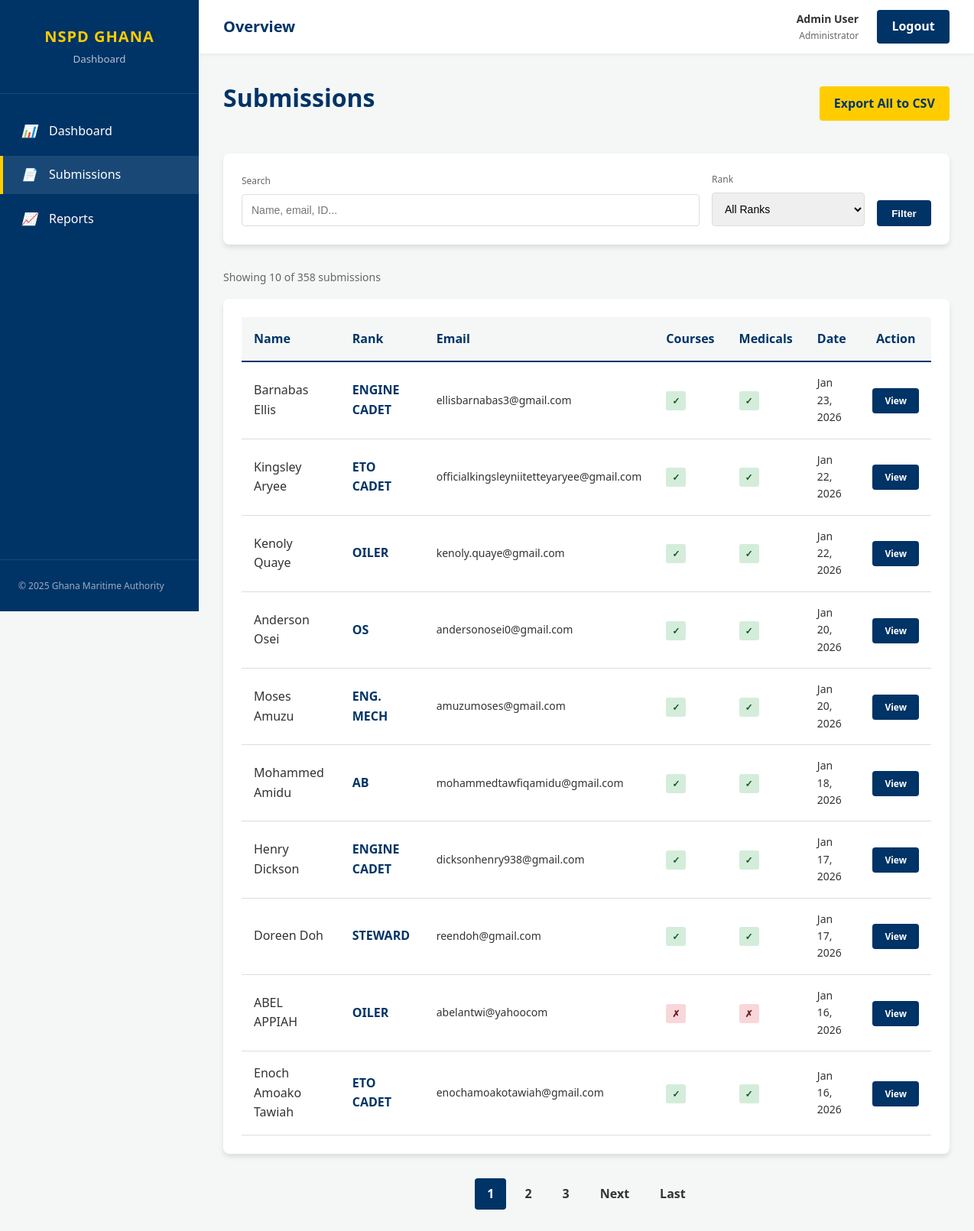
The app's page /submissions.php (signed in) with its own data.
### tables this page shows
CREATE TABLE IF NOT EXISTS `applications` (
  `id` int NOT NULL AUTO_INCREMENT,
  `submitted_at` datetime NOT NULL,
  `surname` varchar(100) NOT NULL,
  `first_name` varchar(100) NOT NULL,
  `other_names` varchar(100) DEFAULT NULL,
  `short_courses_rmu` enum('Yes','No') NOT NULL,
  `familiarisation_isps_gma` enum('Yes','No') NOT NULL,
  `position_rank` varchar(100) NOT NULL,
  `telephone` varchar(100) NOT NULL,
  `email` varchar(150) NOT NULL,
  `attachment` text,
  `sea_experience` text,
  `total_sea_experience_years` decimal(4,1) DEFAULT NULL,
  `last_ship_type` varchar(150) DEFAULT NULL,
  `medicals` text,
  `created_at` timestamp NULL DEFAULT CURRENT_TIMESTAMP,
  PRIMARY KEY (`id`)
);

### includes/auth.php (called while the page is built, shortened)
<?php
function is_logged_in() {
    return isset($_SESSION['user_id']) && isset($_SESSION['username']);
}
function get_auth_user() {
    return [
        'id' => $_SESSION['user_id'],
        'username' => $_SESSION['username'],
        'full_name' => $_SESSION['full_name'] ?? 'User',
        'role' => $_SESSION['role'] ?? 'Viewer',
        'email' => $_SESSION['email'] ?? ''
    ];
}
?>

### submissions.php (the view, shortened to what this page needs)
<?php
require_once 'includes/auth.php';
$pdo = get_db_connection();
$page = isset($_GET['page']) ? max(1, (int)$_GET['page']) : 1;
$search = isset($_GET['search']) ? trim($_GET['search']) : '';
$rank_filter = isset($_GET['rank']) ? trim($_GET['rank']) : '';
$per_page = 10;
$where = [];
$params = [];
$where_clause = $where ? "WHERE " . implode(" AND ", $where) : "";
$count_query = "SELECT COUNT(*) as total FROM applications $where_clause";
$count_stmt = $pdo->prepare($count_query);
$count_stmt->execute($params);
$total = $count_stmt->fetch(PDO::FETCH_ASSOC)['total'];
$total_pages = ceil($total / $per_page);
$offset = ($page - 1) * $per_page;
$query = "SELECT id, surname, first_name, position_rank, email, submitted_at, short_courses_rmu, medicals FROM applications $where_clause ORDER BY submitted_at DESC LIMIT $per_page OFFSET $offset";
$stmt = $pdo->prepare($query);
$stmt->execute($params);
$applications = $stmt->fetchAll(PDO::FETCH_ASSOC);
?>
<!DOCTYPE html>
<html lang="en">
<head>
    <link rel="stylesheet" href="public/css/style.css">
</head>
<body>
<div class="app-container">
    <?php include 'includes/sidebar.php'; ?>
    <main class="main-content">
        <?php include 'includes/header.php'; ?>
        <div class="content-body">
            <div style="display: flex; justify-content: space-between; align-items: center; margin-bottom: 2rem;">
                <h1>Submissions</h1>
                <a href="api/export-all-csv.php?search=<?php echo urlencode($search); ?>&rank=<?php echo urlencode($rank_filter); ?>" class="btn btn-accent" target="_blank">Export All to CSV</a>
            </div>
            <div class="card" style="margin-bottom: 2rem; padding: 1.5rem;">
                <form method="GET" style="display: flex; gap: 1rem; align-items: flex-end; flex-wrap: wrap;">
                    <div style="flex: 1; min-width: 200px;">
                        <label style="display: block; font-size: 0.75rem; color: var(--text-muted); margin-bottom: 0.5rem;">Search</label>
                        <input type="text" name="search" value="<?php echo htmlspecialchars($search); ?>" placeholder="Name, email, ID..." style="width: 100%; padding: 0.75rem; border: 1px solid #ddd; border-radius: 4px; font-size: 0.875rem;">
                    </div>
                    <div style="flex: 0 0 200px;">
                        <label style="display: block; font-size: 0.75rem; color: var(--text-muted); margin-bottom: 0.5rem;">Rank</label>
                        <select name="rank" style="width: 100%; padding: 0.75rem; border: 1px solid #ddd; border-radius: 4px; font-size: 0.875rem;">
                            <option value="">All Ranks</option>
                        </select>
                    </div>
                    <button type="submit" class="btn btn-primary">Filter</button>
                </form>
            </div>
            <div style="margin-bottom: 1rem; font-size: 0.875rem; color: var(--text-muted);">
                Showing <?php echo count($applications); ?> of <?php echo $total; ?> submissions
            </div>
            <div class="card">
                <table class="submissions-table" style="width: 100%; border-collapse: collapse;">
                    <thead>
                        <tr style="border-bottom: 2px solid var(--primary-blue);">
                            <th style="padding: 1rem; text-align: left; font-weight: 600;">Name</th>
                            <th style="padding: 1rem; text-align: left; font-weight: 600;">Rank</th>
                            <th style="padding: 1rem; text-align: left; font-weight: 600;">Email</th>
                            <th style="padding: 1rem; text-align: left; font-weight: 600;">Courses</th>
                            <th style="padding: 1rem; text-align: left; font-weight: 600;">Medicals</th>
                            <th style="padding: 1rem; text-align: left; font-weight: 600;">Date</th>
                            <th style="padding: 1rem; text-align: center; font-weight: 600;">Action</th>
                        </tr>
                    </thead>
                    <tbody>
                        <?php if (count($applications) > 0): ?>
                            <?php foreach ($applications as $app): ?>
                            <tr style="border-bottom: 1px solid #eee; hover: background-color: #f9f9f9;">
                                <td style="padding: 1rem;"><?php echo htmlspecialchars($app['first_name'] . ' ' . $app['surname']); ?></td>
                                <td style="padding: 1rem;"><strong style="color: var(--primary-blue);"><?php echo htmlspecialchars($app['position_rank']); ?></strong></td>
                                <td style="padding: 1rem; font-size: 0.875rem;"><?php echo htmlspecialchars($app['email']); ?></td>
                                <td style="padding: 1rem;">
                                    <?php if ($app['short_courses_rmu'] === 'Yes'): ?>
                                    <span style="padding: 0.25rem 0.5rem; background: #d4edda; color: #155724; border-radius: 3px; font-size: 0.75rem; font-weight: 600;">✓</span>
                                    <?php else: ?>
                                    <span style="padding: 0.25rem 0.5rem; background: #f8d7da; color: #721c24; border-radius: 3px; font-size: 0.75rem; font-weight: 600;">✗</span>
                                    <?php endif; ?>
                                </td>
                                <td style="padding: 1rem;">
                                    <?php if ($app['medicals'] === 'Yes'): ?>
                                    <span style="padding: 0.25rem 0.5rem; background: #d4edda; color: #155724; border-radius: 3px; font-size: 0.75rem; font-weight: 600;">✓</span>
                                    <?php else: ?>
                                    <span style="padding: 0.25rem 0.5rem; background: #f8d7da; color: #721c24; border-radius: 3px; font-size: 0.75rem; font-weight: 600;">✗</span>
                                    <?php endif; ?>
                                </td>
                                <td style="padding: 1rem; font-size: 0.875rem;"><?php echo date('M d, Y', strtotime($app['submitted_at'])); ?></td>
                                <td style="padding: 1rem; text-align: center;">
                                    <a href="view-submission.php?id=<?php echo $app['id']; ?>" class="btn" style="padding: 0.5rem 1rem; background: var(--primary-blue); color: white; text-decoration: none; border-radius: 4px; font-size: 0.75rem;">View</a>
                                </td>
                            </tr>
                            <?php endforeach; ?>
                        <?php endif; ?>
                    </tbody>
                </table>
            </div>
            <?php if ($total_pages > 1): ?>
            <div style="margin-top: 2rem; display: flex; justify-content: center; align-items: center; gap: 0.5rem; flex-wrap: wrap;">
                <?php for ($i = max(1, $page - 2); $i <= min($total_pages, $page + 2); $i++): ?>
                    <?php if ($i == $page): ?>
                        <span style="padding: 0.5rem 1rem; background: var(--primary-blue); color: white; border-radius: 4px; font-weight: 600;"><?php echo $i; ?></span>
                    <?php else: ?>
                        <a href="submissions.php?page=<?php echo $i; ?>&search=<?php echo urlencode($search); ?>&rank=<?php echo urlencode($rank_filter); ?>" class="btn" style="padding: 0.5rem 1rem;"><?php echo $i; ?></a>
                    <?php endif; ?>
                <?php endfor; ?>
                <?php if ($page < $total_pages): ?>
                    <a href="submissions.php?page=<?php echo $page + 1; ?>&search=<?php echo urlencode($search); ?>&rank=<?php echo urlencode($rank_filter); ?>" class="btn" style="padding: 0.5rem 1rem;">Next</a>
                    <a href="submissions.php?page=<?php echo $total_pages; ?>&search=<?php echo urlencode($search); ?>&rank=<?php echo urlencode($rank_filter); ?>" class="btn" style="padding: 0.5rem 1rem;">Last</a>
                <?php endif; ?>
            </div>
            <?php endif; ?>
        </div>
    </main>
</div>
</body>
</html>

### includes/sidebar.php (shortened to what this page needs)
<?php
$current_page = basename($_SERVER['PHP_SELF']);
?>
<aside class="sidebar">
    <div class="sidebar-header">
        <div class="sidebar-logo">NSPD GHANA</div>
        <small style="opacity: 0.7">Dashboard </small>
    </div>
    <nav class="sidebar-nav">
        <a href="dashboard.php" class="nav-item <?php echo $current_page == 'dashboard.php' ? 'active' : ''; ?>">
            <i>📊</i> Dashboard
        </a>
        <a href="submissions.php" class="nav-item <?php echo $current_page == 'submissions.php' ? 'active' : ''; ?>">
            <i>📄</i> Submissions
        </a>
        <a href="reports.php" class="nav-item <?php echo $current_page == 'reports.php' ? 'active' : ''; ?>">
            <i>📈</i> Reports
        </a>
    </nav>
    <div class="sidebar-footer" style="padding: 1.5rem; border-top: 1px solid rgba(255,255,255,0.1)">
        <p style="font-size: 0.75rem; opacity: 0.6">© 2025 Ghana Maritime Authority</p>
    </div>
</aside>

### includes/header.php
<?php
if (!isset($user)) {
    require_once 'includes/auth.php';
    $user = get_auth_user();
}
?>
<header class="top-header">
    <div class="header-left">
        <h2 style="margin: 0; font-size: 1.25rem;">Overview</h2>
    </div>
    <div class="header-right" style="display: flex; align-items: center;">
        <div style="text-align: right; margin-right: 1.5rem;">
            <div style="font-weight: 600; font-size: 0.875rem;"><?php echo htmlspecialchars($user['full_name'] ?? 'User'); ?></div>
            <div style="font-size: 0.75rem; color: var(--text-muted)"><?php echo htmlspecialchars($user['role'] ?? 'Viewer'); ?></div>
        </div>
        <a href="logout.php" class="btn btn-primary">Logout</a>
    </div>
</header>

### public/css/style.css (style rules this page uses)
:root { --primary-blue: #003366; --secondary-blue: #00509d; --accent-yellow: #ffcc00; --bg-white: #ffffff; --bg-light: #f4f7f6; --text-dark: #333333; --text-muted: #666666; --border-color: #dddddd; --sidebar-width: 260px; --header-height: 70px; --radius: 8px; --shadow: 0 4px 6px rgba(0, 0, 0, 0.1); }
* { box-sizing: border-box; margin: 0; padding: 0; }
body { font-family: "Segoe UI", Tahoma, Geneva, Verdana, sans-serif; background-color: var(--bg-light); color: var(--text-dark); line-height: 1.6; }
h1, h2, h3, h4 { color: var(--primary-blue); margin-bottom: 1rem; }
a { text-decoration: none; color: inherit; }
.app-container { display: flex; min-height: 100vh; }
.sidebar { width: var(--sidebar-width); background-color: var(--primary-blue); color: white; display: flex; flex-direction: column; position: fixed; height: 100vh; transition: all 0.3s ease; }
.sidebar-header { padding: 2rem 1.5rem; text-align: center; border-bottom: 1px solid rgba(255, 255, 255, 0.1); }
.sidebar-logo { font-weight: bold; font-size: 1.25rem; letter-spacing: 1px; color: var(--accent-yellow); }
.sidebar-nav { flex: 1; padding: 1.5rem 0; }
.nav-item { display: flex; align-items: center; padding: 0.75rem 1.5rem; margin-bottom: 0.5rem; transition: background 0.2s; border-left: 4px solid transparent; }
.nav-item:hover, .nav-item.active { background-color: rgba(255, 255, 255, 0.1); border-left-color: var(--accent-yellow); }
.nav-item i { margin-right: 1rem; width: 20px; text-align: center; }
.main-content { flex: 1; margin-left: var(--sidebar-width); display: flex; flex-direction: column; }
.top-header { height: var(--header-height); background-color: white; display: flex; align-items: center; justify-content: space-between; padding: 0 2rem; box-shadow: 0 2px 4px rgba(0, 0, 0, 0.05); position: sticky; top: 0; z-index: 100; }
.content-body { padding: 2rem; }
.card { background: white; padding: 1.5rem; border-radius: var(--radius); box-shadow: var(--shadow); }
table { width: 100%; border-collapse: collapse; }
th, td { padding: 1rem; text-align: left; border-bottom: 1px solid var(--border-color); }
th { background-color: var(--bg-light); font-weight: 600; color: var(--primary-blue); }
.btn { padding: 0.6rem 1.2rem; border-radius: 4px; border: none; cursor: pointer; font-weight: 600; transition: opacity 0.2s; }
.btn-primary { background-color: var(--primary-blue); color: white; }
.btn-accent { background-color: var(--accent-yellow); color: var(--primary-blue); }

### records on screen
applications: first_name+surname "Barnabas Ellis", position_rank "ENGINE CADET", email "ellisbarnabas3@gmail.com", submitted_at "Jan 23, 2026"
applications: first_name+surname "Kingsley Aryee", position_rank "ETO CADET", email "officialkingsleyniitetteyaryee@gmail.com", submitted_at "Jan 22, 2026"
applications: first_name+surname "Kenoly Quaye", position_rank "OILER", email "kenoly.quaye@gmail.com", submitted_at "Jan 22, 2026"
applications: first_name+surname "Anderson Osei", position_rank "OS", email "andersonosei0@gmail.com", submitted_at "Jan 20, 2026"
applications: first_name+surname "Moses Amuzu", position_rank "ENG. MECH", email "amuzumoses@gmail.com", submitted_at "Jan 20, 2026"
applications: first_name+surname "Mohammed Amidu", position_rank "AB", email "mohammedtawfiqamidu@gmail.com", submitted_at "Jan 18, 2026"
applications: first_name+surname "Henry Dickson", position_rank "ENGINE CADET", email "dicksonhenry938@gmail.com", submitted_at "Jan 17, 2026"
applications: first_name+surname "Doreen Doh", position_rank "STEWARD", email "reendoh@gmail.com", submitted_at "Jan 17, 2026"
applications: first_name+surname "ABEL APPIAH", position_rank "OILER", email "abelantwi@yahoocom", submitted_at "Jan 16, 2026"
applications: first_name+surname "Enoch Amoako Tawiah", position_rank "ETO CADET", email "enochamoakotawiah@gmail.com", submitted_at "Jan 16, 2026"

### other values on screen
$user['full_name'] "Admin User"
$user['role'] "Administrator"
count($applications) "10"
$total "358"
